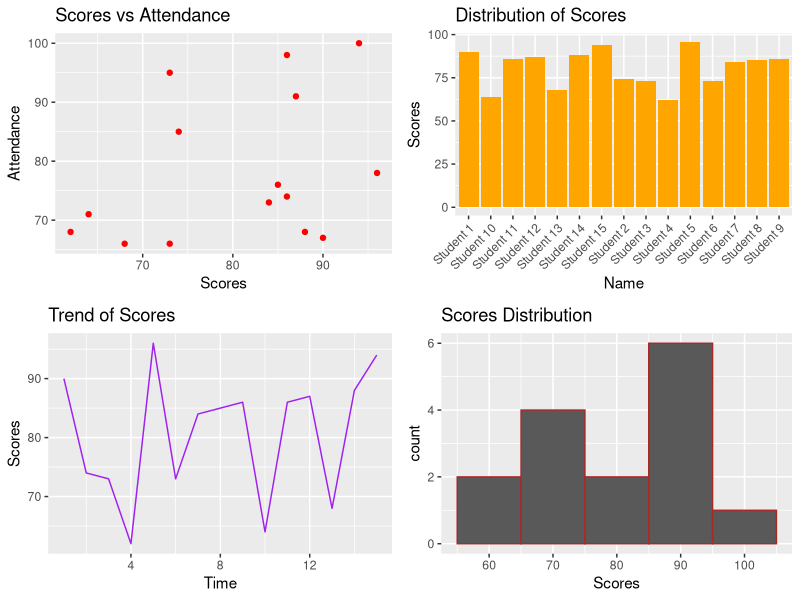

The R script that drew this image:
library(ggplot2)
library(gridExtra)

set.seed(123)
students <- data.frame(
  Name = paste("Student", 1:15),
  Scores = sample(60:100, 15, replace = TRUE),
  Attendance = sample(60:100, 15, replace = TRUE)
)

scatter_plot <- ggplot(students, aes(Scores, Attendance)) + geom_point(color = "red") + labs(title = "Scores vs Attendance")
bar_plot <- ggplot(students, aes(Name, Scores)) + geom_bar(stat = "identity", fill = "orange") + theme(axis.text.x = element_text(angle = 45, hjust = 1)) + labs(title = "Distribution of Scores")
students$Time <- 1:15
line_plot <- ggplot(students, aes(Time, Scores)) + geom_line(color = "purple") + labs(title = "Trend of Scores")
histogram_plot <- ggplot(students, aes(Scores)) + geom_histogram(binwidth = 10, color = "brown") + scale_fill_brewer(palette = "Set3") + labs(title = "Scores Distribution")

grid.arrange(scatter_plot, bar_plot, line_plot, histogram_plot, ncol = 2)
